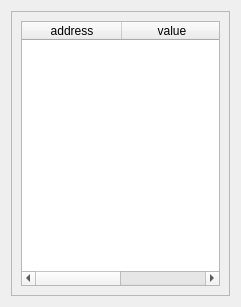
<?xml version="1.0" encoding="UTF-8"?>
<ui version="4.0">
 <class>ModbusSubWindow</class>
 <widget class="QWidget" name="ModbusSubWindow">
  <property name="geometry">
   <rect>
    <x>0</x>
    <y>0</y>
    <width>241</width>
    <height>307</height>
   </rect>
  </property>
  <property name="windowTitle">
   <string>Form</string>
  </property>
  <layout class="QGridLayout" name="gridLayout">
   <item row="0" column="0">
    <widget class="QFrame" name="frame">
     <property name="frameShape">
      <enum>QFrame::StyledPanel</enum>
     </property>
     <property name="frameShadow">
      <enum>QFrame::Raised</enum>
     </property>
     <layout class="QGridLayout" name="gridLayout_3">
      <item row="0" column="0">
       <widget class="ModbusRegisterTableWidget" name="tableWidget">
        <column>
         <property name="text">
          <string>address</string>
         </property>
        </column>
        <column>
         <property name="text">
          <string>value</string>
         </property>
        </column>
       </widget>
      </item>
     </layout>
    </widget>
   </item>
  </layout>
 </widget>
 <customwidgets>
  <customwidget>
   <class>ModbusRegisterTableWidget</class>
   <extends>QTableWidget</extends>
   <header>modbusregistertablewidget.hpp</header>
  </customwidget>
 </customwidgets>
 <resources/>
 <connections/>
</ui>
